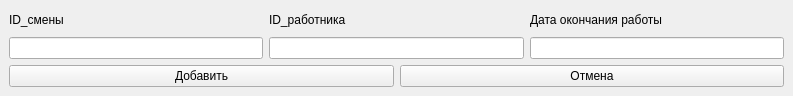
<?xml version="1.0" encoding="UTF-8"?>
<ui version="4.0">
 <class>new_request</class>
 <widget class="QMainWindow" name="new_request">
  <property name="geometry">
   <rect>
    <x>0</x>
    <y>0</y>
    <width>793</width>
    <height>96</height>
   </rect>
  </property>
  <property name="windowTitle">
   <string>MainWindow</string>
  </property>
  <widget class="QWidget" name="centralwidget">
   <property name="sizePolicy">
    <sizepolicy hsizetype="Fixed" vsizetype="Fixed">
     <horstretch>0</horstretch>
     <verstretch>0</verstretch>
    </sizepolicy>
   </property>
   <property name="minimumSize">
    <size>
     <width>793</width>
     <height>96</height>
    </size>
   </property>
   <property name="maximumSize">
    <size>
     <width>793</width>
     <height>96</height>
    </size>
   </property>
   <layout class="QGridLayout" name="gridLayout_3">
    <item row="0" column="0">
     <layout class="QGridLayout" name="gridLayout_2">
      <item row="0" column="0">
       <layout class="QHBoxLayout" name="horizontalLayout_3">
        <item>
         <layout class="QVBoxLayout" name="verticalLayout_4">
          <item>
           <widget class="QLabel" name="label_2">
            <property name="text">
             <string>ID_смены</string>
            </property>
           </widget>
          </item>
          <item>
           <widget class="QLineEdit" name="id_shift"/>
          </item>
         </layout>
        </item>
        <item>
         <layout class="QVBoxLayout" name="verticalLayout_7">
          <item>
           <widget class="QLabel" name="label_4">
            <property name="text">
             <string>ID_работника</string>
            </property>
           </widget>
          </item>
          <item>
           <widget class="QLineEdit" name="id_worker"/>
          </item>
         </layout>
        </item>
        <item>
         <layout class="QVBoxLayout" name="verticalLayout">
          <item>
           <widget class="QLabel" name="label_5">
            <property name="text">
             <string>Дата окончания работы</string>
            </property>
           </widget>
          </item>
          <item>
           <widget class="QLineEdit" name="exp_date"/>
          </item>
         </layout>
        </item>
       </layout>
      </item>
     </layout>
    </item>
    <item row="1" column="0">
     <layout class="QGridLayout" name="gridLayout">
      <item row="0" column="0">
       <layout class="QHBoxLayout" name="horizontalLayout_2">
        <item>
         <widget class="QPushButton" name="decline">
          <property name="text">
           <string>Добавить</string>
          </property>
         </widget>
        </item>
        <item>
         <widget class="QPushButton" name="add">
          <property name="text">
           <string>Отмена</string>
          </property>
         </widget>
        </item>
       </layout>
      </item>
     </layout>
    </item>
   </layout>
  </widget>
 </widget>
 <resources/>
 <connections/>
</ui>
